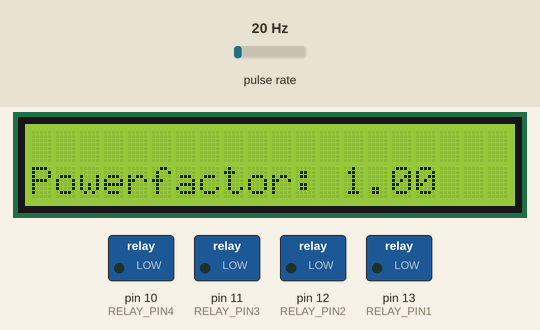
This sketch was run on a simulated Arduino Uno, built with avr-gcc and run on an emulated ATmega328P. On the bench: 20×2 character LCD, switched loads named in the sketch (green lamp = pin HIGH). Wiring (inferred from the names in the program): pulse sensor: data pin 5. Inputs (shaded band) come from the test bench; at power-on: pulse rate 20 Hz. What the sketch prints to the serial monitor is not drawn.

Above: at 0.1 s.
At 42.2 s:
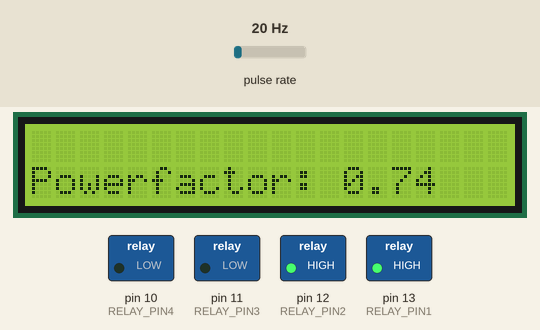
Timing chart, 0 to 125.7 s (numbered marks = the images above):
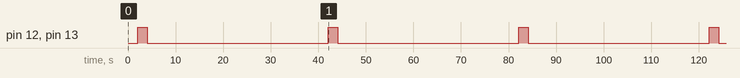

The sketch:

codes.ino
```cpp
#include <LiquidCrystal.h>

LiquidCrystal lcd(9,8,7,6,5,4);
// Number of cycles from external counter needed to generate a signal event
#define CYCLES_PER_SIGNAL 5000

#define vtransformer  A0
#define itransformer  A1

#define powerfactorchange1 7
#define powerfactorchange2 6
#define powerfactorchange3 5
#define powerfactorchange4 4

const int  RELAY_PIN1 = 13;
const int RELAY_PIN2  = 12;
const int RELAY_PIN3  = 11;
const int RELAY_PIN4  = 10;

double theta;
double powerfactor;

double powerfactor1;
double powerfactor2;
double powerfactor3;
double powerfactor4;

unsigned long lastSignalTime = 0;
unsigned long signalTimeDelta = 0;

boolean firstSignal = true;
unsigned long storedTimeDelta = 0;

// This signal is called whenever OCR1A reaches 0
// (Note: OCR1A is decremented on every external clock cycle)
SIGNAL(TIMER1_COMPA_vect)
{
  unsigned long currentTime = micros();
  signalTimeDelta =  currentTime - lastSignalTime;
  lastSignalTime = currentTime;

  if (firstSignal)
  {
    firstSignal = false;
  }
  else if (storedTimeDelta == 0)
  {
    storedTimeDelta = signalTimeDelta;
  }

  // Reset OCR1A
  OCR1A += CYCLES_PER_SIGNAL;
}

void setup()
{

   lcd.begin(20,2);
// Set WGM(Waveform Generation Mode) to 0 (Normal)
  TCCR1A = 0b00000000;

//  // Set CSS(Clock Speed Selection) to 0b111 (External clock source on T0 pin
//  // (ie, pin 5 on UNO). Clock on rising edge.)
   TCCR1B = 0b00000111;

//  // Enable timer compare interrupt A (ie, SIGNAL(TIMER1_COMPA_VECT))
   TIMSK1 |= (1 << OCIE1A);

//  // Set OCR1A (timer A counter) to 1 to trigger interrupt on next cycle
   OCR1A = 1;

  Serial.begin(9600);

  pinMode(RELAY_PIN1,OUTPUT);
  pinMode(RELAY_PIN2,OUTPUT);
  pinMode(RELAY_PIN3,OUTPUT);
  pinMode(RELAY_PIN4,OUTPUT);
  pinMode(vtransformer,INPUT);
  pinMode(itransformer,INPUT);

  pinMode(powerfactorchange1,INPUT);
  pinMode(powerfactorchange2,INPUT);
  pinMode(powerfactorchange3,INPUT);
  pinMode(powerfactorchange4,INPUT);

   phaseDifference();
}


void loop()
{
  if(digitalRead(powerfactorchange1))
  {
    powerfactor1 = 0.57;
    Serial.print("Now powerfactor is 0.98");
    Serial.println();


    lcd.setCursor(0,1);
    lcd.print("Powerfactor: ");
    lcd.print(powerfactor1);

   if(powerfactor1 == 0.57)
   {
    digitalWrite(RELAY_PIN1,HIGH);
    digitalWrite(RELAY_PIN2,HIGH);
    digitalWrite(RELAY_PIN3,HIGH);
    digitalWrite(RELAY_PIN4,HIGH);
  }
  while(digitalRead(powerfactorchange1));
}

delay(1000);

if(digitalRead(powerfactorchange2))
{
    powerfactor2 = 0.68;
    Serial.print("Now powerfactor is 0.98");
    Serial.println();


    lcd.setCursor(0,1);
    lcd.print("Powerfactor: ");
    lcd.print(powerfactor2);

   if(powerfactor2 ==  0.68)
   {
    digitalWrite(RELAY_PIN1,HIGH);
    digitalWrite(RELAY_PIN2,HIGH);
    digitalWrite(RELAY_PIN3,HIGH);
    digitalWrite(RELAY_PIN4,LOW);
   }
   while(digitalRead(powerfactorchange2));
}

delay(1000);


if(digitalRead(powerfactorchange3))
{
    powerfactor3 = 0.74;
     Serial.print("Now powerfactor is 0.98");
    Serial.println();

    lcd.setCursor(0,1);
    lcd.print("Powerfactor: ");
    lcd.print(powerfactor3);

    if(powerfactor3 == 0.74)
    {
    digitalWrite(RELAY_PIN1,HIGH);
    digitalWrite(RELAY_PIN2,HIGH);
    digitalWrite(RELAY_PIN3,LOW);
    digitalWrite(RELAY_PIN4,LOW);
    }
    while(digitalRead(powerfactorchange3));
}

delay(1000);


if(digitalRead(powerfactorchange4))
{
    powerfactor4 = 0.83;
    Serial.print("Now powerfactor is 0.98");
    Serial.println();


    lcd.setCursor(0,1);
    lcd.print("Powerfactor: ");
    lcd.print(powerfactor4);

    if(powerfactor4 == 0.83)
    {
    digitalWrite(RELAY_PIN1,HIGH);
    digitalWrite(RELAY_PIN2,LOW);
    digitalWrite(RELAY_PIN3,LOW);
    digitalWrite(RELAY_PIN4,LOW);
    }
    while(digitalRead(powerfactorchange4));
}

delay(1000);


if(powerfactor > 0.98)
  {

    lcd.setCursor(0,1);
    lcd.print("Powerfactor: ");
    lcd.print(powerfactor);

    digitalWrite(RELAY_PIN2,LOW);
    digitalWrite(RELAY_PIN1,LOW);
    digitalWrite(RELAY_PIN3,LOW);
    digitalWrite(RELAY_PIN4,LOW);
  }
}

void phaseDifference()
{
  int voltransformervalue = mapFloat(analogRead(vtransformer), 0, 1023, 0.5, 10.0);

  int itransformervalue = mapFloat(analogRead(itransformer), 0, 1023, 0.5, 10.0);

  theta = (240) / 2*3.142;
  powerfactor =cos(theta);


  Serial.print("Powerfactor=");
  Serial.print(powerfactor);
  Serial.println();

  lcd.setCursor(0,1);
  lcd.print("Powerfactor: ");
  lcd.print(powerfactor);
}

float mapFloat(int input, int inMin, int inMax, float outMin, float outMax)
{
  float scale = (float)(input - inMin) / (inMax - inMin);
  return ((outMax - outMin) * scale) + outMin;
}
```

Measured:
- by itself, pin 12 (RELAY_PIN2), pin 13 (RELAY_PIN1): alternates HIGH for 2.0 s and LOW for 38.0 s
